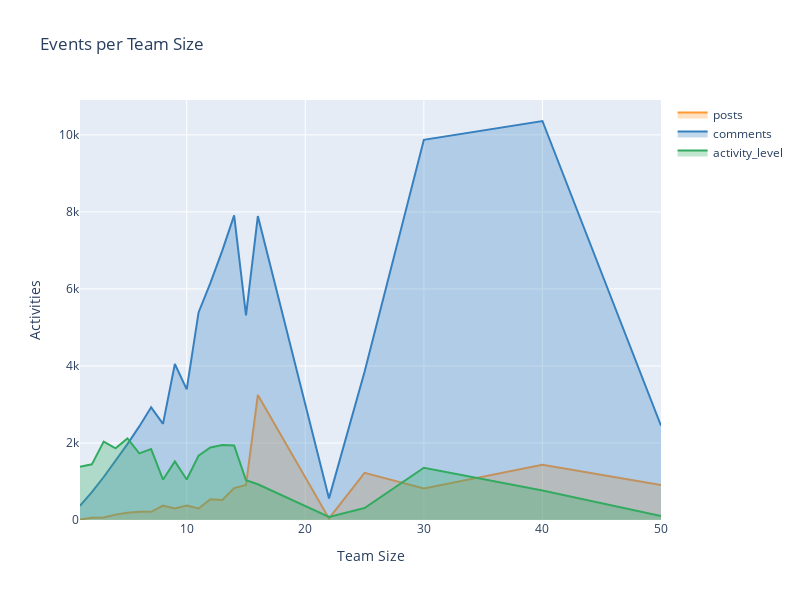

The notebook cell this image was saved under:
### Code cell
# Plot Events per Team Size
import plotly.offline as py
import plotly.graph_objs as go
import cufflinks as cf
from cufflinks import tools
import plotly.io as pio
import psutil
#pio.renderers.default = "svg"

layout = cf.Layout(
    height = 600,
    width = 800,
    yaxis = dict(
    title = 'Activities'),
    xaxis = dict(
    title = 'Team Size'),
    title = 'Events per Team Size'
)
fig = df7.groupby(['users'],as_index=True).median().loc[:,['posts','comments','activity_level']].\
    iplot(kind='scatter',
          fill=True,
          width=2,
          asFigure=True,
          layout = layout)

fig.show()

### Figure 1 — Plotly figure (JSON) as saved in the notebook; plotly's stock layout.template omitted (floating-point values rounded to 4 significant figures)
{"data": [{"fill": "tozeroy", "fillcolor": "rgba(255, 153, 51, 0.3)", "line": {"color": "rgba(255, 153, 51, 1.0)", "dash": "solid", "shape": "linear", "width": 2}, "mode": "lines", "name": "posts", "text": "", "type": "scatter", "x": [1, 2, 3, 4, 5, 6, 7, 8, 9, 10, 11, 12, 13, 14, 15, 16, 22, 25, 30, 40, 50], "y": [12, 58, 67.5, 140, 186, 217, 212, 372, 302, 376, 298, 541, 519, 828, 910, 3248, 40, 1224, 820, 1433, 911]}, {"fill": "tozeroy", "fillcolor": "rgba(55, 128, 191, 0.3)", "line": {"color": "rgba(55, 128, 191, 1.0)", "dash": "solid", "shape": "linear", "width": 2}, "mode": "lines", "name": "comments", "text": "", "type": "scatter", "x": [1, 2, 3, 4, 5, 6, 7, 8, 9, 10, 11, 12, 13, 14, 15, 16, 22, 25, 30, 40, 50], "y": [370, 722, 1116, 1540, 1970, 2430, 2926, 2496, 4050, 3390, 5390, 6156, 6994, 7910, 5310, 7891, 561, 3852, 9870, 10360, 2450]}, {"fill": "tozeroy", "fillcolor": "rgba(50, 171, 96, 0.3)", "line": {"color": "rgba(50, 171, 96, 1.0)", "dash": "solid", "shape": "linear", "width": 2}, "mode": "lines", "name": "activity_level", "text": "", "type": "scatter", "x": [1, 2, 3, 4, 5, 6, 7, 8, 9, 10, 11, 12, 13, 14, 15, 16, 22, 25, 30, 40, 50], "y": [1385.0, 1445.0, 2035.0, 1862.0, 2117.0, 1731.0, 1842.0, 1046.0, 1523.0, 1051.0, 1669.0, 1881.0, 1950.0, 1933.0, 1030.0, 928.3, 79.24, 310.4, 1358.0, 764.4, 102.5]}], "layout": {"height": 600, "title": {"text": "Events per Team Size"}, "width": 800, "xaxis": {"autorange": true, "range": [1, 50], "title": {"text": "Team Size"}, "type": "linear"}, "yaxis": {"autorange": true, "range": [0, 10910.0], "title": {"text": "Activities"}, "type": "linear"}}}
